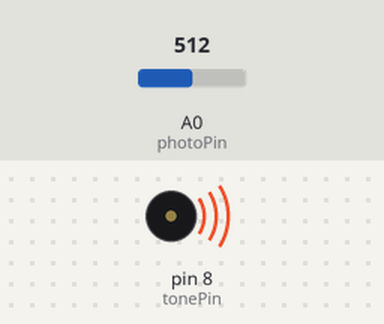
This sketch was run on a simulated Arduino Uno, built with avr-gcc and run on an emulated ATmega328P. Shown: buzzer (waves = sounding). Inputs (shaded band) come from the test bench; at power-on: A0 (photoPin) = 512. What the sketch prints to the serial monitor is not drawn.

Above: at 0.1 s.
Timing chart, 0 to 1.6 s (numbered marks = the images above):
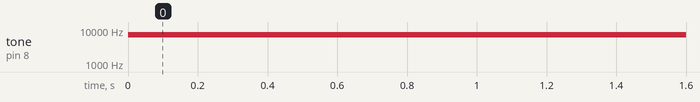

The sketch:

sketch_feb14a.ino
```cpp
// analog input to output
// test the analog sensor - baseline test is important. Find your ideal range

int tonePin = 8;
int photoPin = A0;
int photoRead = 0;
// always set a high and a low limit

int lowLimit = 30;
int highLimit = 600;

void setup() {
  // put your setup code here, to run once:
  Serial.begin(9600);

}

void loop() {
  // put your main code here, to run repeatedly:
 // this is input
 photoRead = analogRead(photoPin);


 // need a way to limit the program run. Ensures no matter the light
 if(photoRead < lowLimit) {
  photoRead = lowLimit;
  }

  if(photoRead > highLimit){
    photoRead = highLimit;
  }

   int mapped = map(photoRead, 0, 350, 31, 4978);
 Serial.println(photoRead);

 //output
 tone(tonePin,mapped,100);
}
```

Measured:
- by itself, tone on pin 8 (tonePin): silent → 7267 Hz at 0.00 s
